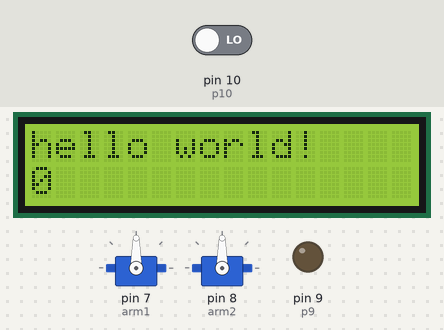
A sketch run on a simulated Arduino Uno, built with avr-gcc and run on an emulated ATmega328P. On the bench: 16×2 character LCD, 2 × servo, output pins drawn as LEDs (lit = HIGH). The inputs (shaded band) are chosen by the test bench; at power-on: pin 10 (p10) LOW.

Above: at 0.1 s.
At 1.6 s:
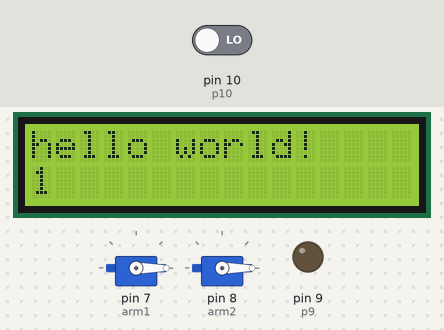
1.7 s: pin 10 (p10) driven HIGH
At 2.8 s:
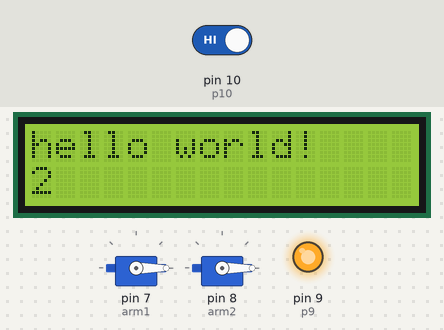
Timing chart, 0 to 4.7 s (numbered marks = the images above; inputs shaded):
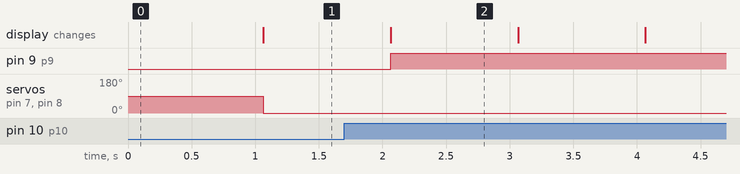

The sketch:

SWE.ino
```cpp
#include <LiquidCrystal.h>
#include <Servo.h>

int seconds = 0;
int p9= 9;

int p10 = 10;

int val;

Servo arm1;
Servo arm2;
LiquidCrystal lcd_1(12, 11, 5, 4, 3, 2);

void setup()
{
  pinMode(p9, OUTPUT);
  pinMode(p10,INPUT);
  lcd_1.begin(16, 2); // Set up the number of columns and rows on the LCD.
  arm1.attach(7);
  arm2.attach(8);
  // Print a message to the LCD.
  lcd_1.print("hello world!");
}

void loop()
{
  // set the cursor to column 0, line 1
  // (note: line 1 is the second row, since counting
  // begins with 0):
  lcd_1.setCursor(0, 1);
  // print the number of seconds since reset:
  lcd_1.print(seconds);

  val = digitalRead(p10);

  if (val==HIGH){
	digitalWrite(p9,HIGH);
  }
  else{
  digitalWrite(p9,LOW);
  }

  delay(1000); // Wait for 1000 millisecond(s)
  seconds += 1;

  forward();


}

void forward()
{
  arm1.write(180);
  arm2.write(180);

  arm1.write(0);
  arm2.write(0);
}
```

Measured:
- after the input at 1.7 s, pin 9 (p9): LOW → HIGH after 0.37 s
- what the display in image 2 shows lasts 1.0 s, from 2.1 s to 3.1 s
